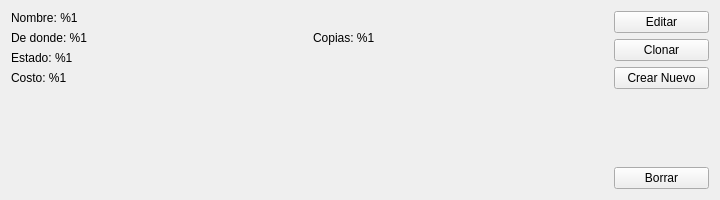
<?xml version="1.0" encoding="UTF-8"?>
<ui version="4.0">
 <class>Form</class>
 <widget class="QWidget" name="Form">
  <property name="geometry">
   <rect>
    <x>0</x>
    <y>0</y>
    <width>720</width>
    <height>200</height>
   </rect>
  </property>
  <property name="maximumSize">
   <size>
    <width>16777215</width>
    <height>200</height>
   </size>
  </property>
  <property name="windowTitle">
   <string>Form</string>
  </property>
  <layout class="QHBoxLayout" name="horizontalLayout_2">
   <item>
    <layout class="QVBoxLayout" name="verticalLayout_2">
     <item>
      <widget class="QLabel" name="label">
       <property name="text">
        <string>Nombre: %1</string>
       </property>
      </widget>
     </item>
     <item>
      <layout class="QHBoxLayout" name="horizontalLayout">
       <item>
        <widget class="QLabel" name="label_3">
         <property name="text">
          <string>De donde: %1</string>
         </property>
        </widget>
       </item>
       <item>
        <widget class="QLabel" name="label_5">
         <property name="text">
          <string>Copias: %1</string>
         </property>
        </widget>
       </item>
      </layout>
     </item>
     <item>
      <widget class="QLabel" name="label_2">
       <property name="text">
        <string>Estado: %1</string>
       </property>
      </widget>
     </item>
     <item>
      <widget class="QLabel" name="label_4">
       <property name="text">
        <string>Costo: %1</string>
       </property>
      </widget>
     </item>
     <item>
      <spacer name="verticalSpacer_2">
       <property name="orientation">
        <enum>Qt::Vertical</enum>
       </property>
       <property name="sizeHint" stdset="0">
        <size>
         <width>20</width>
         <height>40</height>
        </size>
       </property>
      </spacer>
     </item>
    </layout>
   </item>
   <item>
    <layout class="QVBoxLayout" name="verticalLayout">
     <property name="sizeConstraint">
      <enum>QLayout::SetFixedSize</enum>
     </property>
     <item>
      <widget class="QPushButton" name="pushButton">
       <property name="sizePolicy">
        <sizepolicy hsizetype="Fixed" vsizetype="Fixed">
         <horstretch>0</horstretch>
         <verstretch>0</verstretch>
        </sizepolicy>
       </property>
       <property name="minimumSize">
        <size>
         <width>95</width>
         <height>0</height>
        </size>
       </property>
       <property name="text">
        <string>Editar</string>
       </property>
      </widget>
     </item>
     <item>
      <widget class="QPushButton" name="pushButton_3">
       <property name="sizePolicy">
        <sizepolicy hsizetype="Fixed" vsizetype="Fixed">
         <horstretch>0</horstretch>
         <verstretch>0</verstretch>
        </sizepolicy>
       </property>
       <property name="minimumSize">
        <size>
         <width>95</width>
         <height>0</height>
        </size>
       </property>
       <property name="text">
        <string>Clonar</string>
       </property>
      </widget>
     </item>
     <item>
      <widget class="QPushButton" name="pushButton_4">
       <property name="sizePolicy">
        <sizepolicy hsizetype="Fixed" vsizetype="Fixed">
         <horstretch>0</horstretch>
         <verstretch>0</verstretch>
        </sizepolicy>
       </property>
       <property name="minimumSize">
        <size>
         <width>95</width>
         <height>0</height>
        </size>
       </property>
       <property name="text">
        <string>Crear Nuevo</string>
       </property>
      </widget>
     </item>
     <item>
      <spacer name="verticalSpacer">
       <property name="orientation">
        <enum>Qt::Vertical</enum>
       </property>
       <property name="sizeHint" stdset="0">
        <size>
         <width>20</width>
         <height>40</height>
        </size>
       </property>
      </spacer>
     </item>
     <item>
      <widget class="QPushButton" name="pushButton_2">
       <property name="sizePolicy">
        <sizepolicy hsizetype="Fixed" vsizetype="Fixed">
         <horstretch>0</horstretch>
         <verstretch>0</verstretch>
        </sizepolicy>
       </property>
       <property name="minimumSize">
        <size>
         <width>95</width>
         <height>0</height>
        </size>
       </property>
       <property name="text">
        <string>Borrar</string>
       </property>
      </widget>
     </item>
    </layout>
   </item>
  </layout>
 </widget>
 <resources/>
 <connections/>
</ui>
